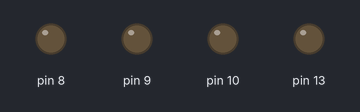
The sketch below on a simulated Arduino Uno, built with avr-gcc and run on an emulated ATmega328P. Shown: output pins drawn as LEDs (lit = HIGH).

Above: at 0.3 s.
At 0.9 s:
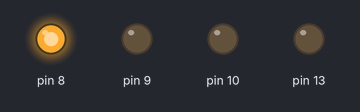
At 3.1 s:
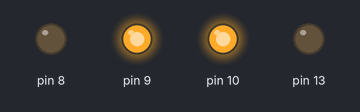
At 3.9 s:
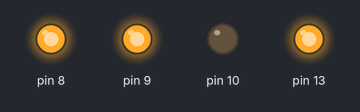
At 4.5 s:
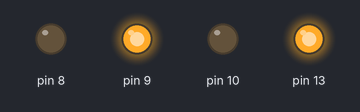
At 5.3 s:
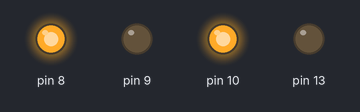
Timing chart, 0 to 6.5 s (numbered marks = the images above):
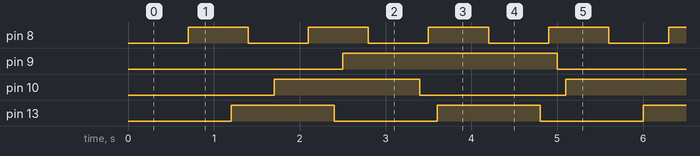

The sketch:

bonus_ib2_hardware_opt.ino
```cpp
//Storing the info that are needed for a LED
struct ledtask
  {
   int pin;
   unsigned long interval, previoustime;
   bool state;
   };

ledtask leds[]=
{
  //Here, you can just add the required LED's info and then just practically implement them

  {8,700,0,LOW},
  {9,2500,0,LOW},
  {10,1700,0,LOW},
  {13,1200,LOW}

};

const int led_count= sizeof(leds) / sizeof(leds[0]);

void setup()
{

  for(int i=0; i<led_count; i++){
    //pinMode(leds[i].pin, OUTPUT);

    //For D8, -8
    DDRB |= (1 << (leds[i].pin - 8));

    }
}


void loop()
{

  unsigned long currenttime=millis();

  for(int i=0; i<led_count; i++)
  {

    if(currenttime - leds[i].previoustime >= leds[i].interval)
    {

      leds[i].previoustime= currenttime;
      leds[i].state=!leds[i].state;
      //digitalWrite(leds[i].pin,leds[i].state);

      if(leds[i].state){
        PORTB |= (1 << (leds[i].pin - 8));

      }
      else{
        PORTB ^= (1 << (leds[i].pin -8));
      }


    }
  }
}
```

Measured:
- by itself, pin 8: alternates HIGH for 0.70 s and LOW for 0.70 s
- by itself, pin 9: alternates HIGH for 2.5 s and LOW for 2.5 s
- by itself, pin 10: alternates HIGH for 1.7 s and LOW for 1.7 s
- by itself, pin 13: alternates HIGH for 1.2 s and LOW for 1.2 s
